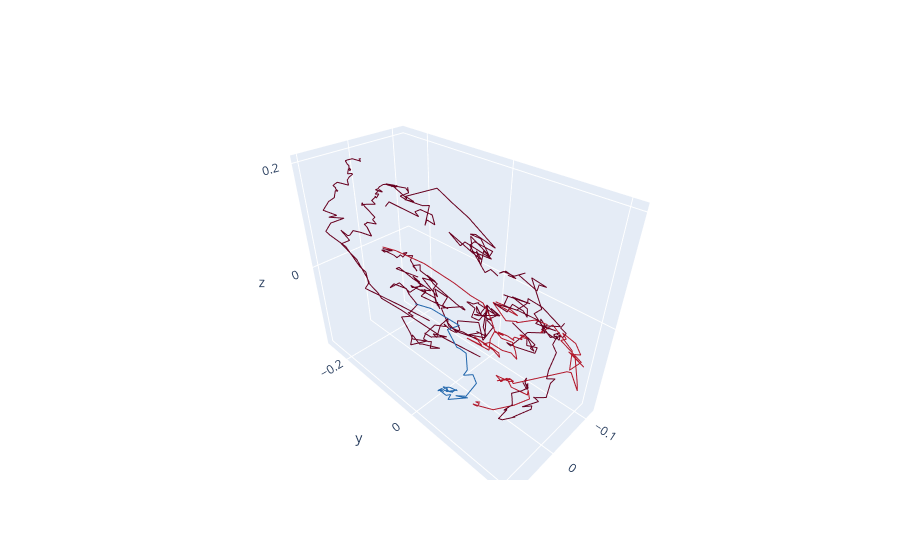

The notebook cell saved with this chart:
### Code cell
fig = go.Figure()
num_time_points = Y.shape[-1]

color_scale = px.colors.diverging.RdBu 
for k in range(K_):
    x = Y[k, 0, :]
    y = Y[k, 1, :]
    z = Y[k, 2, :]

    color_index = int(k / K_ * (len(color_scale) - 1))  # Scale the index to the length of the color scale

    fig.add_trace(go.Scatter3d(
        x=x,
        y=y,
        z=z,
        mode='lines',
        line=dict(color=color_scale[color_index]),
        showlegend=False
    ))

fig.show()
